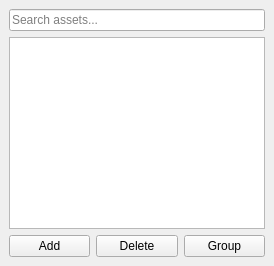
  <widget class="QDockWidget" name="hierarchyDock">
   <property name="features">
    <set>QDockWidget::DockWidgetFeature::DockWidgetClosable|QDockWidget::DockWidgetFeature::DockWidgetFloatable|QDockWidget::DockWidgetFeature::DockWidgetMovable</set>
   </property>
   <property name="windowTitle">
    <string>Asset Tree</string>
   </property>
   <attribute name="dockWidgetArea">
    <number>1</number>
   </attribute>
   <widget class="QWidget" name="hierarchyDockContents">
    <layout class="QVBoxLayout" name="verticalLayout_Hierarchy">
     <item>
      <widget class="QLineEdit" name="searchHierarchy">
       <property name="placeholderText">
        <string>Search assets...</string>
       </property>
       <property name="clearButtonEnabled">
        <bool>true</bool>
       </property>
      </widget>
     </item>
     <item>
      <widget class="QWidget" name="hierarchyFilterBar" native="true">
       <layout class="QHBoxLayout" name="horizontalLayout_hierarchyFilters">
        <property name="leftMargin">
         <number>0</number>
        </property>
        <property name="topMargin">
         <number>0</number>
        </property>
        <property name="rightMargin">
         <number>0</number>
        </property>
        <property name="bottomMargin">
         <number>0</number>
        </property>
        <item>
         <widget class="QTreeView" name="treeView">
          <property name="dragDropMode">
           <enum>QAbstractItemView::DragDropMode::InternalMove</enum>
          </property>
          <property name="alternatingRowColors">
           <bool>true</bool>
          </property>
          <property name="headerHidden">
           <bool>true</bool>
          </property>
         </widget>
        </item>
       </layout>
      </widget>
     </item>
     <item>
      <widget class="QWidget" name="hierarchyButtons" native="true">
       <layout class="QHBoxLayout" name="horizontalLayout_hierarchyButtons">
        <property name="leftMargin">
         <number>0</number>
        </property>
        <property name="topMargin">
         <number>0</number>
        </property>
        <property name="rightMargin">
         <number>0</number>
        </property>
        <property name="bottomMargin">
         <number>0</number>
        </property>
        <item>
         <widget class="QPushButton" name="addObjectButton">
          <property name="text">
           <string>Add</string>
          </property>
          <property name="icon">
           <iconset>
            <normaloff>:/icons/add.png</normaloff>:/icons/add.png</iconset>
          </property>
         </widget>
        </item>
        <item>
         <widget class="QPushButton" name="deleteObjectButton">
          <property name="text">
           <string>Delete</string>
          </property>
          <property name="icon">
           <iconset>
            <normaloff>:/icons/delete.png</normaloff>:/icons/delete.png</iconset>
          </property>
         </widget>
        </item>
        <item>
         <widget class="QPushButton" name="groupButton">
          <property name="text">
           <string>Group</string>
          </property>
          <property name="icon">
           <iconset>
            <normaloff>:/icons/group.png</normaloff>:/icons/group.png</iconset>
          </property>
         </widget>
        </item>
       </layout>
      </widget>
     </item>
    </layout>
   </widget>
  </widget>
